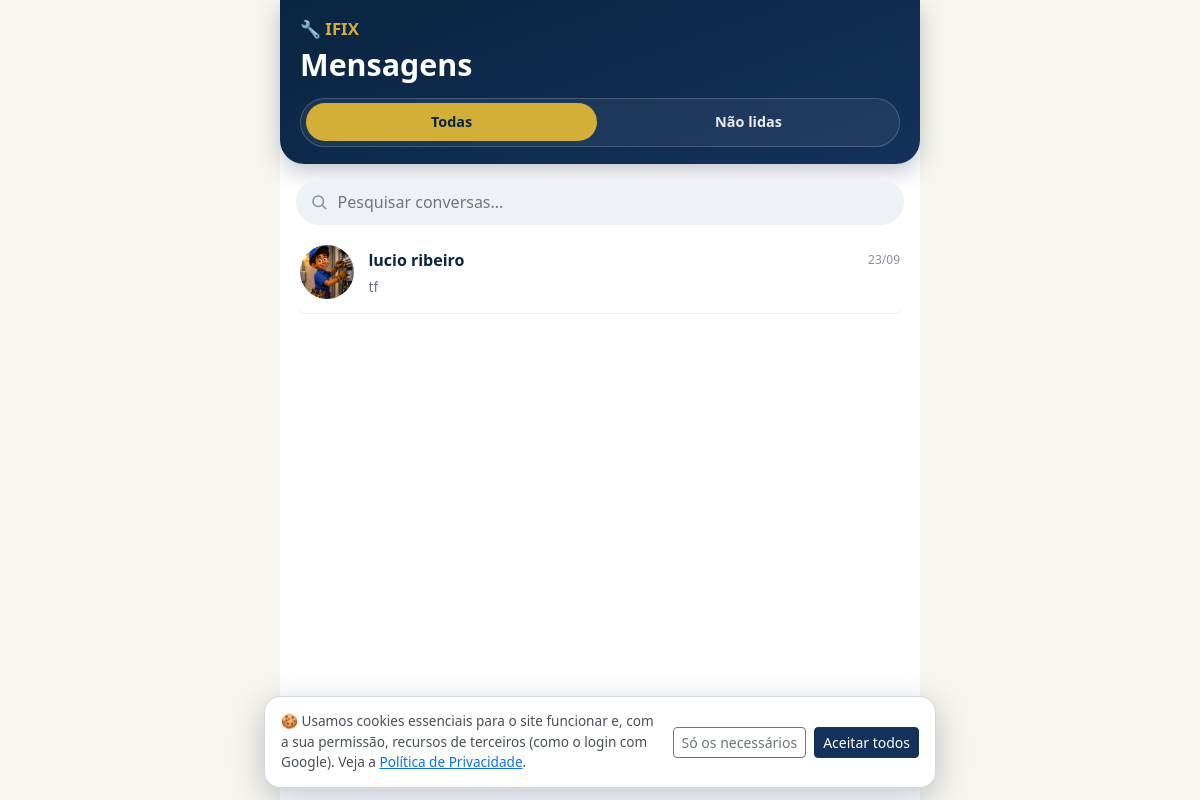
Page /servicos/mensagens/ (signed in) on the committed database.
### services/models.py (models this page shows, shortened)
class SolicitacaoServico(models.Model):
    STATUS_PENDENTE = 'pendente'
    STATUS_CONFIRMADO = 'confirmado'
    STATUS_CONCLUIDO = 'concluido'
    STATUS_CANCELADO = 'cancelado'
    STATUS_CHOICES = (
        (STATUS_PENDENTE, 'Pendente'),
        (STATUS_CONFIRMADO, 'Confirmado'),
        (STATUS_CONCLUIDO, 'Concluído'),
        (STATUS_CANCELADO, 'Cancelado'),
    )
    usuario = models.ForeignKey(
        settings.AUTH_USER_MODEL,
        on_delete=models.CASCADE,
        related_name='solicitacoes',
    )
    servico = models.ForeignKey(
        Servico,
        on_delete=models.CASCADE,
        related_name='solicitacoes',
    )
    mensagem = models.TextField(blank=True, verbose_name='Mensagem/observações')
    data_visita = models.DateField(
        null=True, blank=True,
        verbose_name='Dia da visita solicitado',
        help_text='Dia escolhido pelo cliente, no calendário, para a visita do profissional.',
    )
    status = models.CharField(max_length=15, choices=STATUS_CHOICES, default=STATUS_PENDENTE)
    visita_concluida_em = models.DateTimeField(
        null=True, blank=True,
        verbose_name='Visita concluída em',
        help_text='Preenchido quando o cliente confirma que o profissional foi até a casa dele, liberando a aba Orçamentos para essa solicitação.',
    )
    TURNO_MANHA = 'manha'
    TURNO_TARDE = 'tarde'
    TURNO_NOITE = 'noite'
    TURNO_QUALQUER = 'qualquer'
    TURNO_CHOICES = (
        (TURNO_MANHA, 'Manhã (8h às 12h)'),
        (TURNO_TARDE, 'Tarde (12h às 18h)'),
        (TURNO_NOITE, 'Noite (18h às 21h)'),
        (TURNO_QUALQUER, 'Qualquer horário'),
    )
    TURNOS_CURTOS = {
        TURNO_MANHA: 'Manhã',
        TURNO_TARDE: 'Tarde',
        TURNO_NOITE: 'Noite',
        TURNO_QUALQUER: 'Qualquer horário',
    }
    turno = models.CharField(
        max_length=10, choices=TURNO_CHOICES, default=TURNO_QUALQUER,
        verbose_name='Turno preferido',
    )
    urgente = models.BooleanField(
        default=False, verbose_name='Urgente (hoje)',
        help_text='O cliente precisa do atendimento hoje; o pedido aparece em destaque para o profissional.',
    )
    grupo = models.UUIDField(
        null=True, blank=True, db_index=True, editable=False,
        help_text='Pedidos criados juntos, para vários profissionais ao mesmo tempo, dividem o mesmo grupo (usado na comparação).',
    )
    latitude = models.FloatField(null=True, blank=True, verbose_name='Latitude do local da visita')
    longitude = models.FloatField(null=True, blank=True, verbose_name='Longitude do local da visita')
    endereco_visita = models.CharField(
        max_length=255, blank=True, verbose_name='Endereço / ponto de referência da visita',
    )
    a_caminho_em = models.DateTimeField(
        null=True, blank=True, verbose_name='Profissional avisou que está a caminho (1ª visita)',
    )
    reagendamentos = models.PositiveSmallIntegerField(
        default=0, verbose_name='Reagendamentos aceitos (1ª visita)',
    )
    cancelado_por = models.ForeignKey(
        settings.AUTH_USER_MODEL, null=True, blank=True, on_delete=models.SET_NULL,
        related_name='solicitacoes_canceladas', verbose_name='Cancelado por',
    )
    cancelado_em = models.DateTimeField(null=True, blank=True, verbose_name='Cancelado em')
    motivo_cancelamento = models.TextField(blank=True, verbose_name='Motivo do cancelamento')
    cancelamento_tardio = models.BooleanField(
        default=False, verbose_name='Cancelamento tardio',
        help_text='Cancelado com menos antecedência do que a regra permite (ver services/regras.py).',
    )
    respondida_em = models.DateTimeField(
        null=True, blank=True, verbose_name='Respondida pelo profissional em',
        help_text='Quando o profissional aceitou ou recusou o pedido (base do tempo de resposta do perfil).',
    )
    criado_em = models.DateTimeField(auto_now_add=True)
    class Meta:
        verbose_name = 'Solicitação de serviço'
        verbose_name_plural = 'Solicitações de serviço'
        ordering = ['-criado_em']

class MensagemSolicitacao(models.Model):
    solicitacao = models.ForeignKey(
        SolicitacaoServico,
        on_delete=models.CASCADE,
        related_name='mensagens',
    )
    autor = models.ForeignKey(
        settings.AUTH_USER_MODEL,
        on_delete=models.CASCADE,
        related_name='mensagens_solicitacao',
    )
    TIPO_TEXTO = 'texto'
    TIPO_IMAGEM = 'imagem'
    TIPO_AUDIO = 'audio'
    TIPO_CHOICES = (
        (TIPO_TEXTO, 'Texto'),
        (TIPO_IMAGEM, 'Foto'),
        (TIPO_AUDIO, 'Áudio'),
    )
    texto = models.TextField(blank=True, verbose_name='Mensagem')
    anexo = models.FileField(upload_to=caminho_chat, blank=True, verbose_name='Foto ou áudio')
    tipo = models.CharField(max_length=10, choices=TIPO_CHOICES, default=TIPO_TEXTO)
    lida = models.BooleanField(default=False)
    criada_em = models.DateTimeField(auto_now_add=True)
    class Meta:
        verbose_name = 'Mensagem da solicitação'
        verbose_name_plural = 'Mensagens das solicitações'
        ordering = ['criada_em']
    @property
    def resumo(self):
        if self.tipo == self.TIPO_IMAGEM:
            return 'Foto' + (f': {self.texto}' if self.texto else '')
        if self.tipo == self.TIPO_AUDIO:
            return 'Mensagem de áudio'
        return self.texto

### accounts/models.py (models this page shows, shortened)
class Profile(models.Model):
    TIPO_USUARIO = 'usuario'
    TIPO_PROFISSIONAL = 'profissional'
    TIPO_CHOICES = (
        (TIPO_USUARIO, 'Usuário'),
        (TIPO_PROFISSIONAL, 'Profissional'),
    )
    user = models.OneToOneField(
        settings.AUTH_USER_MODEL,
        on_delete=models.CASCADE,
        related_name='profile',
    )
    tipo = models.CharField(max_length=15, choices=TIPO_CHOICES, verbose_name='Tipo de conta')
    telefone = models.CharField(max_length=20, blank=True, verbose_name='Telefone')
    cep = models.CharField(max_length=9, blank=True, verbose_name='CEP')
    latitude = models.FloatField(null=True, blank=True, verbose_name='Latitude')
    longitude = models.FloatField(null=True, blank=True, verbose_name='Longitude')
    endereco = models.CharField(max_length=255, blank=True, verbose_name='Endereço')
    numero = models.CharField(max_length=10, blank=True, verbose_name='Número')
    complemento = models.CharField(max_length=100, blank=True, verbose_name='Complemento')
    bairro = models.CharField(max_length=120, blank=True, verbose_name='Bairro')
    cidade = models.CharField(max_length=120, blank=True, verbose_name='Cidade')
    uf = models.CharField(max_length=2, blank=True, verbose_name='UF')
    cidade_slug = models.SlugField(
        max_length=140, blank=True, db_index=True,
        help_text='Gerado sozinho a partir da cidade - usado nas páginas "Eletricista em Campinas".',
    )
    foto = models.FileField(upload_to='fotos_perfil/', blank=True, verbose_name='Foto de perfil')
    especialidades = models.ManyToManyField(
        'services.CategoriaServico',
        blank=True,
        related_name='profissionais',
        verbose_name='Especialidades/Áreas de atuação',
        help_text='Preenchido apenas para contas de profissionais. Um profissional pode atuar em mais de uma área.',
    )
    chave_pix = models.CharField(
        max_length=140, blank=True, verbose_name='Chave Pix para receber',
        help_text='Só para profissionais: chave (CPF, e-mail, telefone ou aleatória) onde o IFIX repassa o valor dos serviços concluídos.',
    )
    termos_aceitos = models.BooleanField(
        default=False,
        verbose_name='Termo de Condições de Uso aceito',
        help_text='Indica se o usuário já leu e aceitou o Termo de Condições de Uso e Prestação de Serviços.',
    )
    termos_aceitos_em = models.DateTimeField(
        null=True, blank=True,
        verbose_name='Data/hora do aceite do Termo',
    )
    site_url = models.URLField(
        max_length=200, blank=True, verbose_name='Link da sua página/site (opcional)',
        help_text='Só profissionais. Aparece na sua página pública (ex.: https://meusite.com.br).',
    )
    VERIF_NAO_ENVIADO = 'nao_enviado'
    VERIF_PENDENTE = 'pendente'
    VERIF_VERIFICADO = 'verificado'
    VERIF_RECUSADO = 'recusado'
    VERIF_CHOICES = (
        (VERIF_NAO_ENVIADO, 'Não enviado'),
        (VERIF_PENDENTE, 'Aguardando análise'),
        (VERIF_VERIFICADO, 'Verificado'),
        (VERIF_RECUSADO, 'Recusado'),
    )
    documento = models.FileField(
        upload_to=caminho_verificacao, storage=armazenamento_privado, blank=True,
        verbose_name='Documento com foto (RG/CNH)',
    )
    foto_verificacao = models.FileField(
        upload_to=caminho_verificacao, storage=armazenamento_privado, blank=True,
        verbose_name='Foto do rosto (selfie)',
    )
    verificacao_status = models.CharField(
        max_length=12, choices=VERIF_CHOICES, default=VERIF_NAO_ENVIADO,
        verbose_name='Situação da verificação',
    )
    verificacao_enviada_em = models.DateTimeField(null=True, blank=True, verbose_name='Enviado em')
    verificado_em = models.DateTimeField(null=True, blank=True, verbose_name='Verificado em')
    verificado_por = models.ForeignKey(
        settings.AUTH_USER_MODEL, null=True, blank=True, on_delete=models.SET_NULL,
        related_name='verificacoes_feitas', verbose_name='Verificado por',
    )
    verificacao_motivo_recusa = models.TextField(blank=True, verbose_name='Motivo da recusa')
    criado_em = models.DateTimeField(auto_now_add=True)
    class Meta:
        verbose_name = 'Perfil'
        verbose_name_plural = 'Perfis'
    @property
    def is_profissional(self):
        return self.tipo == self.TIPO_PROFISSIONAL
    @property
    def verificado(self):
        return self.is_profissional and self.verificacao_status == self.VERIF_VERIFICADO
    @property
    def is_usuario(self):
        return self.tipo == self.TIPO_USUARIO

### services/views.py (the view)
# urls.py: path('mensagens/', views.mensagens, name='mensagens'),
@login_required
def mensagens(request):
    conversas = montar_lista_conversas(request.user)
    return render(request, 'services/mensagens.html', {
        'conversas': conversas,
        'primeira_conversa': conversas[0] if conversas else None,
        'total_nao_lidas': sum(1 for c in conversas if c.total_nao_lidas),
    })

### accounts/context_processors.py (called while the page is built)
def google_login(request):
    client_id = getattr(settings, 'GOOGLE_OAUTH_CLIENT_ID', '')
    return {
        'google_client_id': client_id,
        'google_login_habilitado': bool(client_id),
    }

### services/context_processors.py (called while the page is built)
def mensagens_nao_lidas_qs(user):
    return MensagemSolicitacao.objects.filter(
        Q(solicitacao__usuario=user) | Q(solicitacao__servico__profissional=user),
        lida=False,
    ).exclude(autor=user).exclude(
        solicitacao__status=SolicitacaoServico.STATUS_CONCLUIDO,
        solicitacao__avaliacao__isnull=False,
    )

def contagens_do_usuario(user):
    return {
        'mensagens': mensagens_nao_lidas_qs(user).count(),
        'solicitacoes': SolicitacaoServico.objects.filter(
            servico__profissional=user, status=SolicitacaoServico.STATUS_PENDENTE,
        ).count(),
        'orcamentos': Orcamento.objects.filter(
            solicitacao__usuario=user,
            solicitacao__status=SolicitacaoServico.STATUS_CONFIRMADO,
            visualizado_pelo_cliente=False,
        ).count() + SolicitacaoServico.objects.filter(
            servico__profissional=user,
            status=SolicitacaoServico.STATUS_CONFIRMADO,
            visita_concluida_em__isnull=False,
            orcamento__isnull=True,
        ).count(),
    }

def dados_do_sino(user):
    acoes = acoes_pendentes(user)
    nao_lidas = list(user.notificacoes.filter(lida=False)[:8])
    total_nao_lidas = user.notificacoes.filter(lida=False).count()
    total = total_nao_lidas + len(acoes['pedidos']) + len(acoes['reagendamentos']) + len(acoes['orcamentos'])
    assinatura = '-'.join(str(x) for x in (
        total,
        nao_lidas[0].pk if nao_lidas else 0,
        ','.join(str(p.pk) for p in acoes['pedidos']),
        ','.join(str(r.pk) for r in acoes['reagendamentos']),
        ','.join(str(o.pk) for o in acoes['orcamentos']),
    ))
    return {
        'sino_acoes': acoes,
        'sino_notificacoes': nao_lidas,
        'sino_total': total,
        'sino_assinatura': assinatura,
    }

### services/pagamentos/__init__.py (called while the page is built)
def habilitado():
    return bool(getattr(settings, 'PIX_HABILITADO', False))

### services/views.py (called while the page is built)
def _conversas_do_usuario(user):
    return SolicitacaoServico.objects.filter(
        Q(usuario=user) | Q(servico__profissional=user),
        status__in=[SolicitacaoServico.STATUS_CONFIRMADO, SolicitacaoServico.STATUS_CONCLUIDO],
    ).exclude(
        status=SolicitacaoServico.STATUS_CONCLUIDO,
        avaliacao__isnull=False,
    )

### services/templates/services/mensagens.html (shortened to what this page needs)
{% extends "base_auth.html" %}
{% block content %}
<div class="msgs-page">
    <header class="msgs-header">
        <div class="msgs-header-top">
            <a href="{% url 'home' %}" class="msgs-brand">🔧 IFIX</a>
        </div>
        <h1 class="msgs-title">Mensagens</h1>
        <div class="msgs-tabs" role="tablist" aria-label="Filtrar conversas">
            <button type="button" class="msgs-tab is-active" role="tab" data-filtro="todas">Todas</button>
            <button type="button" class="msgs-tab" role="tab" data-filtro="nao-lidas">Não lidas{% if total_nao_lidas %} <span class="msgs-tab-count">{{ total_nao_lidas }}</span>{% endif %}</button>
        </div>
    </header>
    <div class="msgs-body">
        {% if conversas %}
            <label class="msgs-search">
                <input type="search" id="msgs-busca" placeholder="Pesquisar conversas..." autocomplete="off">
            </label>
            <div class="msgs-list" id="msgs-list" data-resumo-url="{% url 'services:conversas_resumo' %}">
                {% for conversa in conversas %}{% include "services/_conversa_item.html" %}{% endfor %}
            </div>
        {% endif %}
    </div>
</div>
{% endblock %}

### services/templates/services/_conversa_item.html (shortened to what this page needs)
{% now "Y-m-d" as hoje %}
<a href="{% url 'services:conversa_solicitacao' conversa.pk %}" class="chat-list-item {% if conversa.pk == ativa_pk %}active{% endif %}{% if conversa.total_nao_lidas %} has-unread{% endif %}" data-conversa="{{ conversa.pk }}">
    {% if conversa.contato.profile.foto %}
        <img src="{{ conversa.contato.profile.foto.url }}" alt="Foto de {{ conversa.contato.get_full_name|default:conversa.contato.username }}" class="chat-list-avatar">
    {% else %}
        <span class="chat-list-avatar-placeholder">{{ conversa.contato.username|first|upper }}</span>
    {% endif %}
    <span class="chat-list-info">
        <span class="chat-list-name-row">
            <span class="chat-list-name">{{ conversa.contato.get_full_name|default:conversa.contato.username }}</span>
            {% if conversa.ultima_mensagem %}
                <span class="chat-list-time">{% if conversa.ultima_mensagem.criada_em|date:"Y-m-d" == hoje %}{{ conversa.ultima_mensagem.criada_em|date:"H:i" }}{% else %}{{ conversa.ultima_mensagem.criada_em|date:"d/m" }}{% endif %}</span>
            {% endif %}
        </span>
        <span class="chat-list-preview-row">
            <span class="chat-list-preview">
                {% if conversa.ultima_mensagem %}
                    {{ conversa.ultima_mensagem.resumo|truncatechars:34 }}
                {% else %}
                    {{ conversa.servico.nome }}
                {% endif %}
            </span>
        </span>
    </span>
</a>

### rows in the picture
SolicitacaoServico: contato.profile.foto (picture), contato.get_full_name "lucio ribeiro", ultima_mensagem.criada_em "23/09", ultima_mensagem.resumo "tf"
